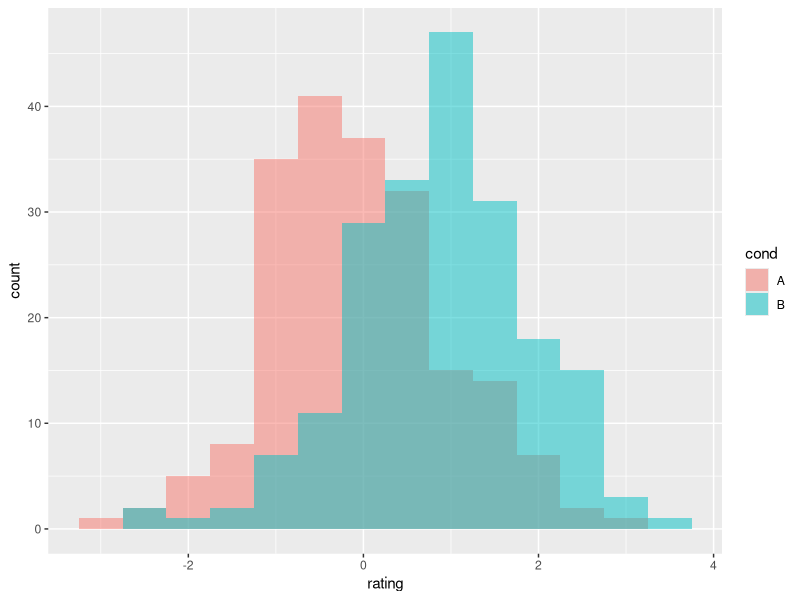
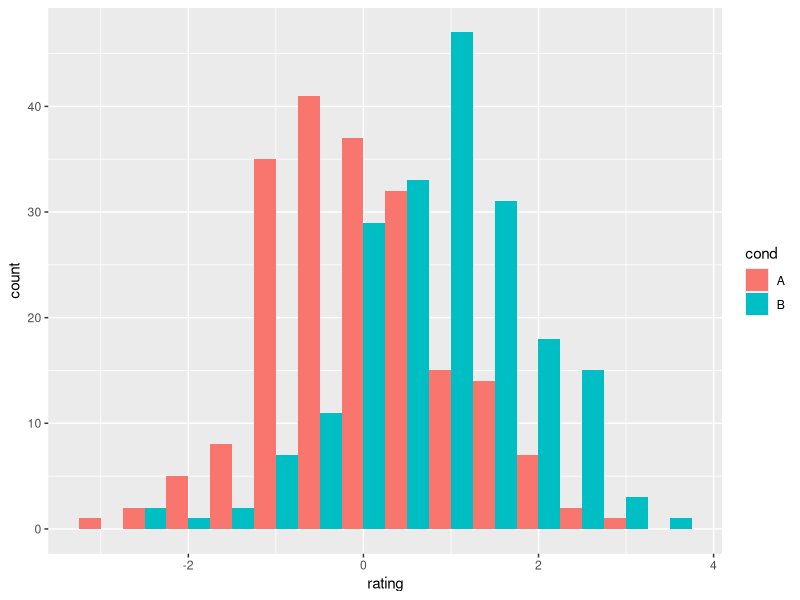
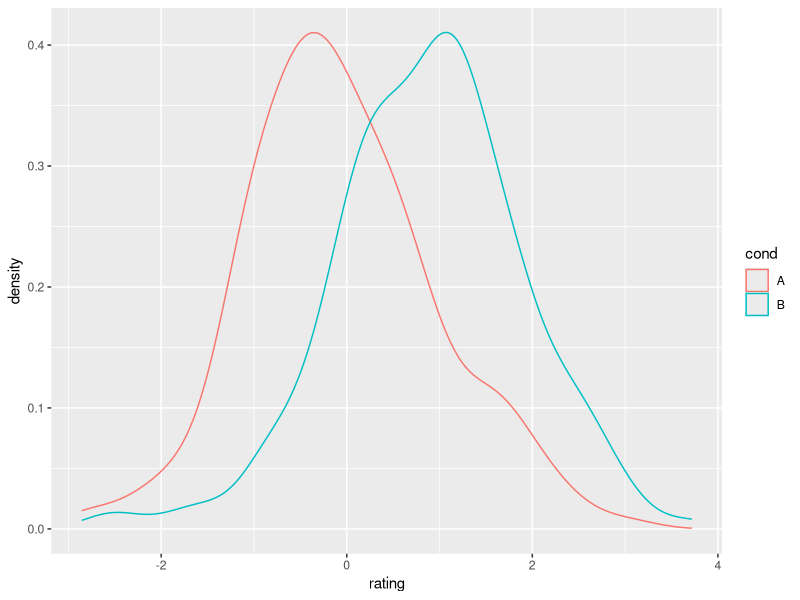
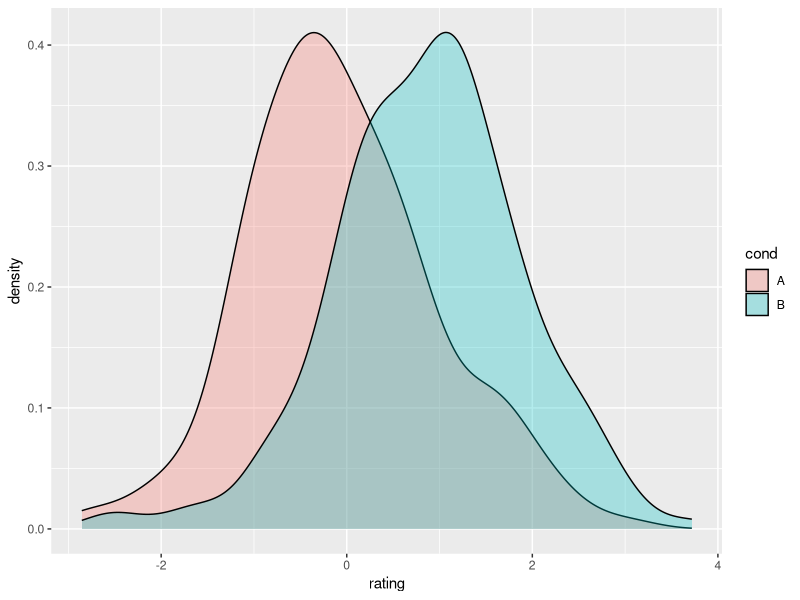
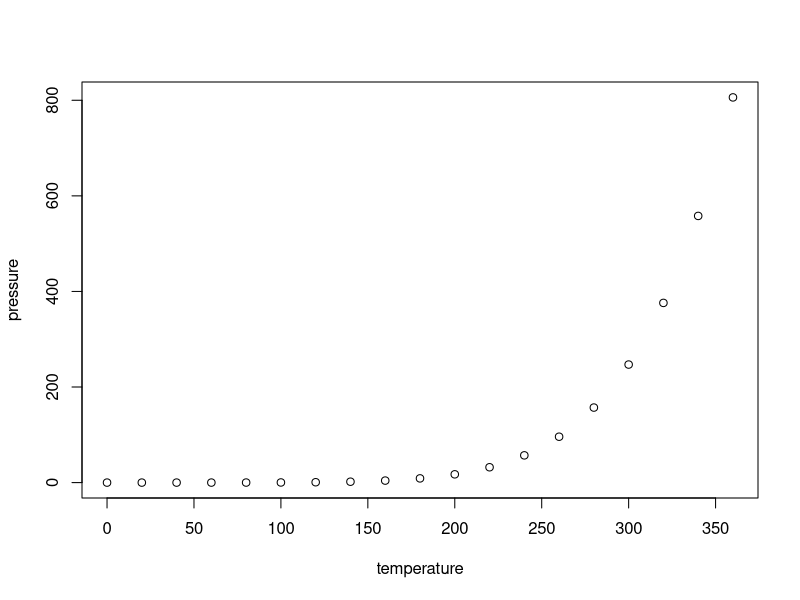

Write R code to recreate these figures, in order.
## ---- chunk 1
library(ggplot2)
knitr::opts_chunk$set(echo = TRUE)
## ---- chunk 2
set.seed(1234)
dat <- data.frame(cond = factor(rep(c("A","B"), each=200)), 
                   rating = c(rnorm(200),rnorm(200, mean=.8)))

# Overlaid histograms
ggplot(dat, aes(x=rating, fill=cond)) +
    geom_histogram(binwidth=.5, alpha=.5, position="identity")

# Interleaved histograms
ggplot(dat, aes(x=rating, fill=cond)) +
    geom_histogram(binwidth=.5, position="dodge")

# Density plots
ggplot(dat, aes(x=rating, colour=cond)) + geom_density()

# Density plots with semi-transparent fill
ggplot(dat, aes(x=rating, fill=cond)) + geom_density(alpha=.3)
## ---- chunk 3
plot(pressure)
